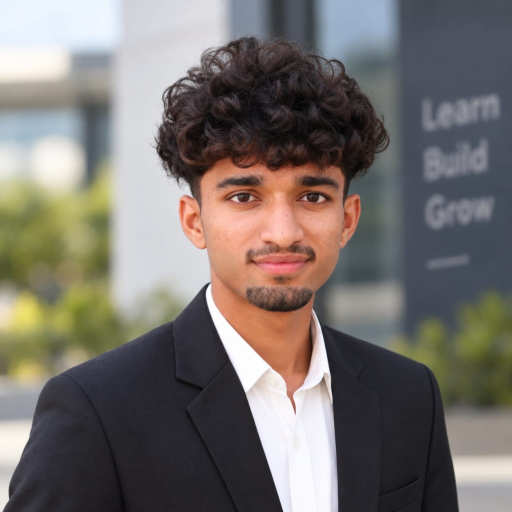
#> input picture assets/profile.jpg, 1024 x 1024 px (shown at 1/2 size)
$ python make_ascii_svg.py
#> lines starting #> are read from the running program, lines starting #| are printed output that depends on the picture
#!/usr/bin/env python3
"""
Convert Pranav's portrait photo into a clean, monochrome ASCII-art SVG
that rasters in like a terminal and freezes into a crisp vector portrait.
"""
import html
import os
import sys
from PIL import Image, ImageEnhance, ImageFilter

HERE = os.path.dirname(os.path.abspath(__file__))
SRC = sys.argv[1] if len(sys.argv) > 1 else os.path.join(HERE, "..", "assets", "profile.jpg")
OUT = sys.argv[2] if len(sys.argv) > 2 else os.path.join(HERE, "..", "pranav-ascii.svg")

COLS = int(os.environ.get("COLS", 160))
ART_W_TARGET = 800
CELL_W = ART_W_TARGET / COLS
CELL_H = CELL_W * 15 / 8
ROWS = round(COLS * 8 / 15)
RAMP = " .`:-=+*cs#%@"  # bright(sparse) -> dark(dense); leading space clears bg

# Tuned contrast and brightness for Pranav's portrait
im = Image.open(SRC).convert("L")
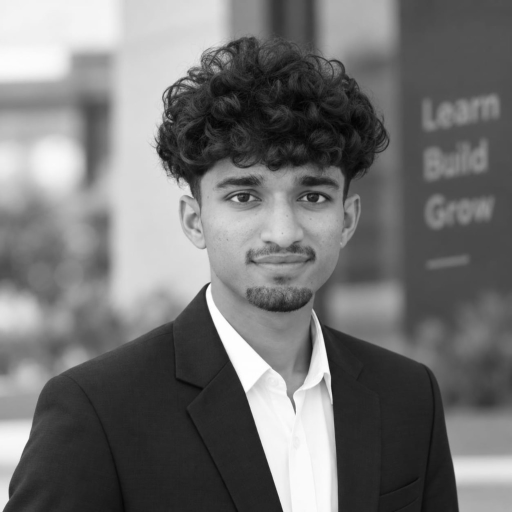
#> im: PIL image 1024x1024 L (shown at 1/2 size); min 0, max 255, mean 114.8
w, h = im.size
#> w = 1024; h = 1024
# Focus crop around head and shoulders
crop_box = (0, 0, w, int(h * 0.95))
#> crop_box = (0, 0, 1024, 972)
im = im.crop(crop_box)
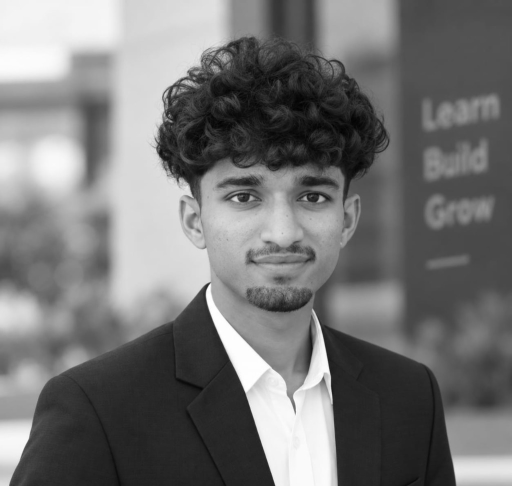
#> im: PIL image 1024x972 L (shown at 1/2 size); min 0, max 255, mean 116.9
im = ImageEnhance.Contrast(im).enhance(1.3)
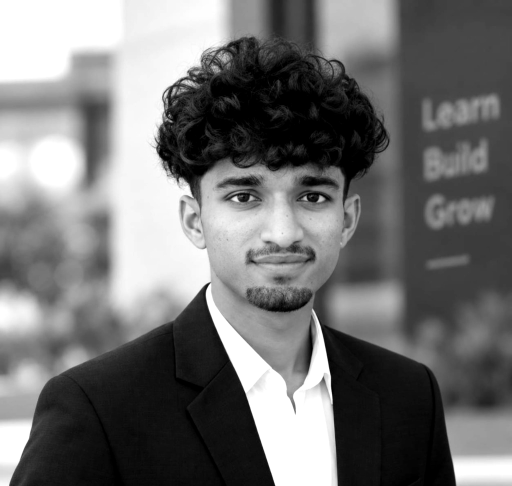
#> im: PIL image 1024x972 L (shown at 1/2 size); min 0, max 255, mean 114.9
im = ImageEnhance.Brightness(im).enhance(1.02)
im = im.resize((COLS, ROWS), Image.Resampling.LANCZOS)
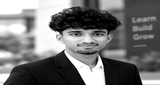
#> im: PIL image 160x85 L; min 0, max 255, mean 116.3
px = im.load()

GAMMA = 1.15
WHITE_FLOOR = 0.88

rows_txt = []
for y in range(ROWS):
    chars = []
    for x in range(COLS):
        lum = px[x, y] / 255.0
        lum = pow(lum, GAMMA)
        if lum >= WHITE_FLOOR:
            chars.append(" ")
            continue
        idx = int((1.0 - lum) * (len(RAMP) - 1) + 0.5)
        idx = max(0, min(len(RAMP) - 1, idx))
        chars.append(RAMP[idx])
    rows_txt.append("".join(chars))
#> after the loop, rows_txt = 85 items

PAD = 20
ART_W = COLS * CELL_W
font_size = CELL_H * 0.86
lines = []
lines.append(
    f'<svg xmlns="http://www.w3.org/2000/svg" width="{ART_W + PAD * 2}" height="{ROWS * CELL_H + PAD * 2}" '
    f'viewBox="0 0 {ART_W + PAD * 2} {ROWS * CELL_H + PAD * 2}" '
    f'font-family="ui-monospace, SFMono-Regular, Menlo, Consolas, monospace">'
)

for ry, line in enumerate(rows_txt):
    y = PAD + ry * CELL_H + CELL_H * 0.74
    safe = html.escape(line)
    lines.append(
        f'<text xml:space="preserve" x="{PAD}" y="{y:.1f}" fill="#111111" '
        f'font-size="{font_size:.1f}" textLength="{ART_W}" lengthAdjust="spacing">{safe}</text>'
    )
#> this loop made 85 passes
#> y on passes 1 to 12: 26.94, 36.31, 45.69, 55.06, 64.44, 73.81, 83.19, 92.56, 101.9, 111.3, 120.7, 130.1
#> after the loop, lines = 86 items
lines.append('</svg>')

with open(OUT, "w", encoding="utf-8") as f:
    f.write("\n".join(lines))
print(f"Generated {OUT} with {len(rows_txt)} rows")
#| Generated scripts/../pranav-ascii.svg with 85 rows

$ run again, with assets/hero-portrait.webp saved as assets/profile.jpg
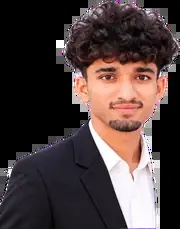
#> input picture assets/hero-portrait.webp, 180 x 229 px
#> `im = ImageEnhance.Contrast(im).enhance(1.3)`:
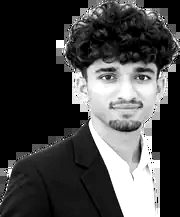
#> im: PIL image 180x217 L; min 0, max 255, mean 69.7
#> `im = im.resize((COLS, ROWS), Image.Resampling.LANCZOS)`:
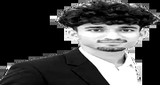
#> im: PIL image 160x85 L; min 0, max 255, mean 70.4
#> after the loop `for y in range(ROWS):`: rows_txt = 85 items
#> the loop `for ry, line in enumerate(rows_txt):` made 85 passes
#> y on passes 1 to 8: 26.94, 36.31, 45.69, 55.06, 64.44, 73.81, 83.19, 92.56
#> after the loop `for ry, line in enumerate(rows_txt):`: lines = 86 items
#| Generated scripts/../pranav-ascii.svg with 85 rows
